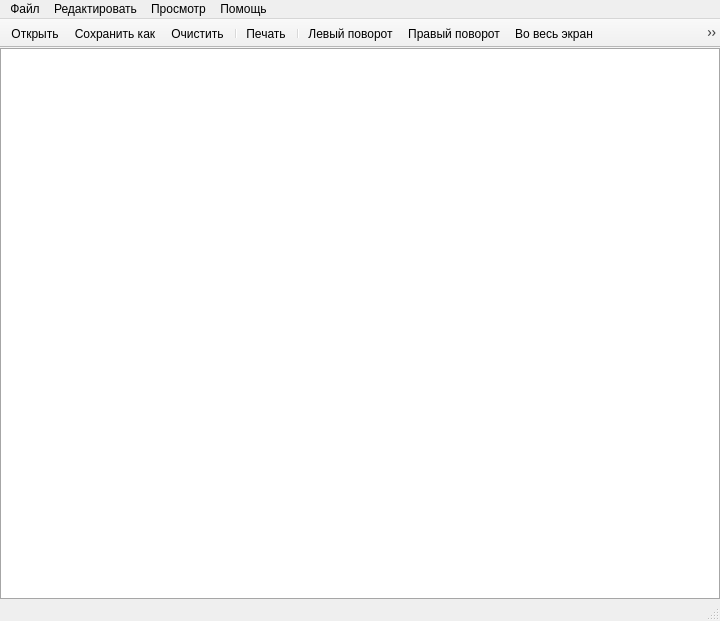
<?xml version="1.0" encoding="UTF-8"?>
<ui version="4.0">
 <class>MainWindow</class>
 <widget class="QMainWindow" name="MainWindow">
  <property name="geometry">
   <rect>
    <x>0</x>
    <y>0</y>
    <width>720</width>
    <height>621</height>
   </rect>
  </property>
  <property name="minimumSize">
   <size>
    <width>250</width>
    <height>250</height>
   </size>
  </property>
  <property name="windowTitle">
   <string>Просмотрщик изображений</string>
  </property>
  <property name="styleSheet">
   <string notr="true"/>
  </property>
  <widget class="QWidget" name="centralWidget">
   <layout class="QHBoxLayout" name="horizontalLayout_3">
    <property name="spacing">
     <number>6</number>
    </property>
    <property name="leftMargin">
     <number>0</number>
    </property>
    <property name="topMargin">
     <number>0</number>
    </property>
    <property name="rightMargin">
     <number>0</number>
    </property>
    <property name="bottomMargin">
     <number>0</number>
    </property>
    <item>
     <layout class="QVBoxLayout" name="verticalLayout">
      <property name="spacing">
       <number>6</number>
      </property>
      <property name="sizeConstraint">
       <enum>QLayout::SetDefaultConstraint</enum>
      </property>
      <property name="bottomMargin">
       <number>0</number>
      </property>
      <item>
       <widget class="ImgViewer" name="graphicsView">
        <property name="sizePolicy">
         <sizepolicy hsizetype="Preferred" vsizetype="Preferred">
          <horstretch>1</horstretch>
          <verstretch>1</verstretch>
         </sizepolicy>
        </property>
        <property name="styleSheet">
         <string notr="true">border:1px solid rgb(166, 166, 166);</string>
        </property>
        <property name="frameShape">
         <enum>QFrame::NoFrame</enum>
        </property>
        <property name="frameShadow">
         <enum>QFrame::Sunken</enum>
        </property>
        <property name="verticalScrollBarPolicy">
         <enum>Qt::ScrollBarAlwaysOff</enum>
        </property>
        <property name="horizontalScrollBarPolicy">
         <enum>Qt::ScrollBarAlwaysOff</enum>
        </property>
        <property name="renderHints">
         <set>QPainter::Antialiasing|QPainter::SmoothPixmapTransform|QPainter::TextAntialiasing</set>
        </property>
        <property name="dragMode">
         <enum>QGraphicsView::NoDrag</enum>
        </property>
        <property name="viewportUpdateMode">
         <enum>QGraphicsView::MinimalViewportUpdate</enum>
        </property>
       </widget>
      </item>
     </layout>
    </item>
   </layout>
  </widget>
  <widget class="QMenuBar" name="menuBar">
   <property name="geometry">
    <rect>
     <x>0</x>
     <y>0</y>
     <width>720</width>
     <height>21</height>
    </rect>
   </property>
   <widget class="QMenu" name="menuFile">
    <property name="title">
     <string>Файл</string>
    </property>
    <addaction name="actionOpen"/>
    <addaction name="actionSave"/>
    <addaction name="actionClear"/>
    <addaction name="separator"/>
    <addaction name="actionPrint"/>
    <addaction name="separator"/>
    <addaction name="actionExit"/>
   </widget>
   <widget class="QMenu" name="menuEdit">
    <property name="title">
     <string>Редактировать</string>
    </property>
    <addaction name="actionRotate_Left"/>
    <addaction name="actionRotate_right"/>
   </widget>
   <widget class="QMenu" name="menuView">
    <property name="title">
     <string>Просмотр</string>
    </property>
    <addaction name="actionFitWindow"/>
   </widget>
   <widget class="QMenu" name="menuHelp">
    <property name="title">
     <string>Помощь</string>
    </property>
    <addaction name="actionAbout"/>
   </widget>
   <addaction name="menuFile"/>
   <addaction name="menuEdit"/>
   <addaction name="menuView"/>
   <addaction name="menuHelp"/>
  </widget>
  <widget class="QToolBar" name="mainToolBar">
   <property name="movable">
    <bool>false</bool>
   </property>
   <property name="allowedAreas">
    <set>Qt::NoToolBarArea</set>
   </property>
   <property name="floatable">
    <bool>true</bool>
   </property>
   <attribute name="toolBarArea">
    <enum>TopToolBarArea</enum>
   </attribute>
   <attribute name="toolBarBreak">
    <bool>false</bool>
   </attribute>
   <addaction name="actionOpen"/>
   <addaction name="actionSave"/>
   <addaction name="actionClear"/>
   <addaction name="separator"/>
   <addaction name="actionPrint"/>
   <addaction name="separator"/>
   <addaction name="actionRotate_Left"/>
   <addaction name="actionRotate_right"/>
   <addaction name="actionFitWindow"/>
   <addaction name="actionPrevImage"/>
   <addaction name="actionNextPage"/>
   <addaction name="actionZoomOut"/>
   <addaction name="actionZoomIn"/>
   <addaction name="actionCE"/>
  </widget>
  <widget class="QStatusBar" name="statusBar"/>
  <action name="actionOpen">
   <property name="icon">
    <iconset resource="imageViewer.qrc">
     <normaloff>:/icons/open.png</normaloff>:/icons/open.png</iconset>
   </property>
   <property name="text">
    <string>Открыть</string>
   </property>
   <property name="shortcut">
    <string>Ctrl+O</string>
   </property>
  </action>
  <action name="actionClear">
   <property name="icon">
    <iconset resource="imageViewer.qrc">
     <normaloff>:/icons/clear.png</normaloff>:/icons/clear.png</iconset>
   </property>
   <property name="text">
    <string>Очистить</string>
   </property>
  </action>
  <action name="actionExit">
   <property name="text">
    <string>Выход из программы</string>
   </property>
  </action>
  <action name="actionRotate_Left">
   <property name="icon">
    <iconset resource="imageViewer.qrc">
     <normaloff>:/icons/rotate_ccw.png</normaloff>:/icons/rotate_ccw.png</iconset>
   </property>
   <property name="text">
    <string>Левый поворот</string>
   </property>
  </action>
  <action name="actionRotate_right">
   <property name="icon">
    <iconset resource="imageViewer.qrc">
     <normaloff>:/icons/rotate_cw.png</normaloff>:/icons/rotate_cw.png</iconset>
   </property>
   <property name="text">
    <string>Правый поворот</string>
   </property>
  </action>
  <action name="actionSave">
   <property name="icon">
    <iconset resource="imageViewer.qrc">
     <normaloff>:/icons/save.png</normaloff>:/icons/save.png</iconset>
   </property>
   <property name="text">
    <string>Сохранить как</string>
   </property>
   <property name="shortcut">
    <string>Ctrl+S</string>
   </property>
  </action>
  <action name="actionPrint">
   <property name="icon">
    <iconset resource="imageViewer.qrc">
     <normaloff>:/icons/print.png</normaloff>:/icons/print.png</iconset>
   </property>
   <property name="text">
    <string>Печать</string>
   </property>
   <property name="shortcut">
    <string>Ctrl+P</string>
   </property>
  </action>
  <action name="actionFitWindow">
   <property name="checkable">
    <bool>true</bool>
   </property>
   <property name="icon">
    <iconset resource="imageViewer.qrc">
     <normaloff>:/icons/fit.png</normaloff>:/icons/fit.png</iconset>
   </property>
   <property name="text">
    <string>Во весь экран</string>
   </property>
  </action>
  <action name="actionAbout">
   <property name="icon">
    <iconset resource="imageViewer.qrc">
     <normaloff>:/icons/about.png</normaloff>:/icons/about.png</iconset>
   </property>
   <property name="text">
    <string>О Программе</string>
   </property>
  </action>
  <action name="actionNextPage">
   <property name="icon">
    <iconset resource="imageViewer.qrc">
     <normaloff>:/icons/next.png</normaloff>:/icons/next.png</iconset>
   </property>
   <property name="text">
    <string>Следующее изображение</string>
   </property>
   <property name="shortcut">
    <string>Right</string>
   </property>
  </action>
  <action name="actionPrevImage">
   <property name="icon">
    <iconset resource="imageViewer.qrc">
     <normaloff>:/icons/prev.png</normaloff>:/icons/prev.png</iconset>
   </property>
   <property name="text">
    <string>Предыдущее изображение</string>
   </property>
   <property name="shortcut">
    <string>Left</string>
   </property>
  </action>
  <action name="actionZoomIn">
   <property name="icon">
    <iconset resource="imageViewer.qrc">
     <normaloff>:/icons/zoomin.png</normaloff>:/icons/zoomin.png</iconset>
   </property>
   <property name="text">
    <string>+</string>
   </property>
   <property name="toolTip">
    <string>Увеличить изображение</string>
   </property>
   <property name="shortcut">
    <string>Ctrl+=</string>
   </property>
  </action>
  <action name="actionZoomOut">
   <property name="icon">
    <iconset resource="imageViewer.qrc">
     <normaloff>:/icons/zoomout.png</normaloff>:/icons/zoomout.png</iconset>
   </property>
   <property name="text">
    <string>-</string>
   </property>
   <property name="toolTip">
    <string>Уменьшить изображение</string>
   </property>
   <property name="shortcut">
    <string>Ctrl+-</string>
   </property>
  </action>
  <action name="actionCE">
   <property name="icon">
    <iconset resource="imageViewer.qrc">
     <normaloff>:/icons/reset.png</normaloff>:/icons/reset.png</iconset>
   </property>
   <property name="text">
    <string>СЕ</string>
   </property>
   <property name="toolTip">
    <string>Сбросить увеличение</string>
   </property>
  </action>
 </widget>
 <layoutdefault spacing="6" margin="11"/>
 <customwidgets>
  <customwidget>
   <class>ImgViewer</class>
   <extends>QGraphicsView</extends>
   <header>imgviewer.h</header>
  </customwidget>
 </customwidgets>
 <resources>
  <include location="imageViewer.qrc"/>
 </resources>
 <connections/>
</ui>
